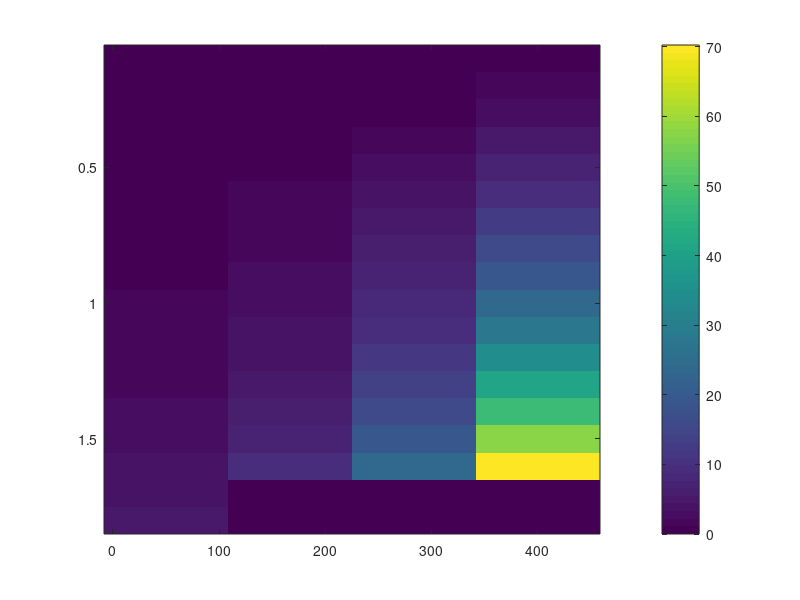
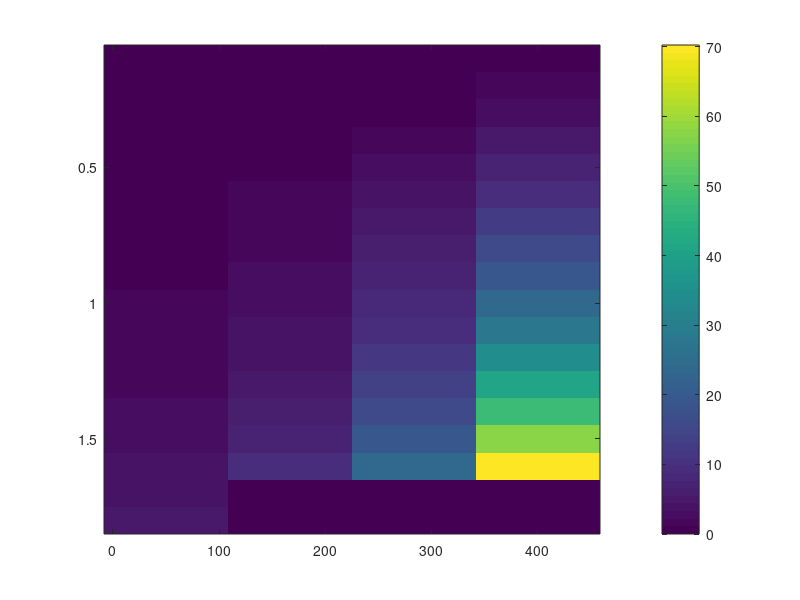
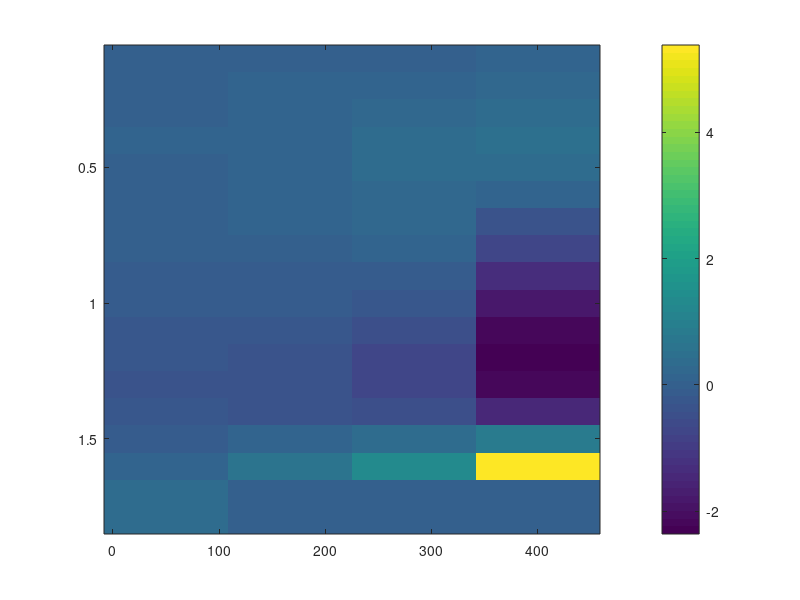

Write the MATLAB code that produced these figures, in order.
%Fitting hysteresis (~fB^2) and eddy-current (~f^2B^2) loss coefficients to
% M330-35a datasheet from
% https://cogent-power.com/cms-data/downloads/m330-35a.pdf
%
% (c) 2018 Antti Lehikoinen \ Aalto University

%Raw data as a string; imported by copy-pasting the table contents from the
%pdf to Excel as text, copy-transposing the resulting datacolumn (still in
%Excel), and finally copy-pasting the data-row to Matlab;

datastr = '0,1	0.02	0.07	33.4	0.05	0.12	0.33	1.43	5.95	0,2	0.08	0.18	43.6	0.20	0.48	1.27	5.40	21.7	0,3	0.17	0.32	50.8	0.41	1.02	2.69	11.0	45.1	0,4	0.28	0.48	57.2	0.67	1.68	4.49	18.3	76.2	0,5	0.40	0.66	63.6	0.97	2.47	6.66	27.2	116	0,6	0.53	0.87	70.4	1.30	3.37	9.19	38.1	167	0,7	0.68	1.11	78.1	1.68	4.39	12.11	51.1	230	0,8	0.84	1.39	87.2	2.10	5.54	15.44	66.4	308	0,9	1.02	1.72	98.7	2.56	6.82	19.22	84.5	403	1,0	1.22	2.12	114	3.07	8.25	23.54	106	517	1,1	1.44	2.63	136	3.64	9.86	28.48	130	654	1,2	1.69	3.35	172	4.29	11.6	34.12	159	803	1,3	2.00	4.56	242	5.07	13.7	40.62	193	1,4	2.40	7.40	428	6.06	16.3	48.24	233	1,5	2.94	17.0	1027	7.40	19.6	57.86	279	1,6	3.67	46.2	2576	8.86	23.2	70.24	335	1,7	4.32	110	5409	1,8	4.73	220	9677';

%parsing data
table = zeros(18, 9); %empty array, the size of the original table
C = regexp(datastr, '[_\t]', 'split'); %splitting string
%going through the data; jumping rows at the T-values that use comma as the
%decimal separator
row = 1; table(row, 1) = str2double( strrep(C{1}, ',', '.') );
col = 2;
for k = 2:numel(C)
    if ~isempty( strfind(C{k}, ',') )
        row = row+1;
        col = 2;
        table(row, 1) = str2double( strrep(C{k}, ',', '.') );
    else
        table(row, col) = str2double( C{k} );
        col = col + 1;
    end
end

%creating arrays for losses (W), flux density (Bs) and frequency (fs)
%values
W = table(:, [2 5 6 7 8 9]);
Bs = repmat( table(:,1), 1, size(W,2));
fs = repmat( [50 100 200 400 1000 2500], size(table,1), 1);

W = W(:,1:4); Bs = Bs(:,1:4); fs = fs(:, 1:4); %limiting frequencies
%between 50 and 400 Hz

%fitting loss coefficients (linear least-squares)
d_hyst = fs.*Bs.^2;
d_eddy = fs.^2 .* Bs.^2;
c = [d_hyst( W>0 ) d_eddy( W>0 )] \ W( W>0 )

%recomputing losses
Wcomp = c(1)*d_hyst + c(2)*d_eddy;

Wcomp( W==0 ) = 0;

figure(1); clf; set(gcf, 'Name', 'Datasheet losses');
imagesc(fs(1,:), Bs(:,1), W); colorbar;

figure(2); clf; set(gcf, 'Name', 'Fitted losses');
imagesc(fs(1,:), Bs(:,1), W); colorbar;

figure(3); clf; set(gcf, 'Name', 'Error');
imagesc(fs(1,:), Bs(:,1), W-Wcomp); colorbar;